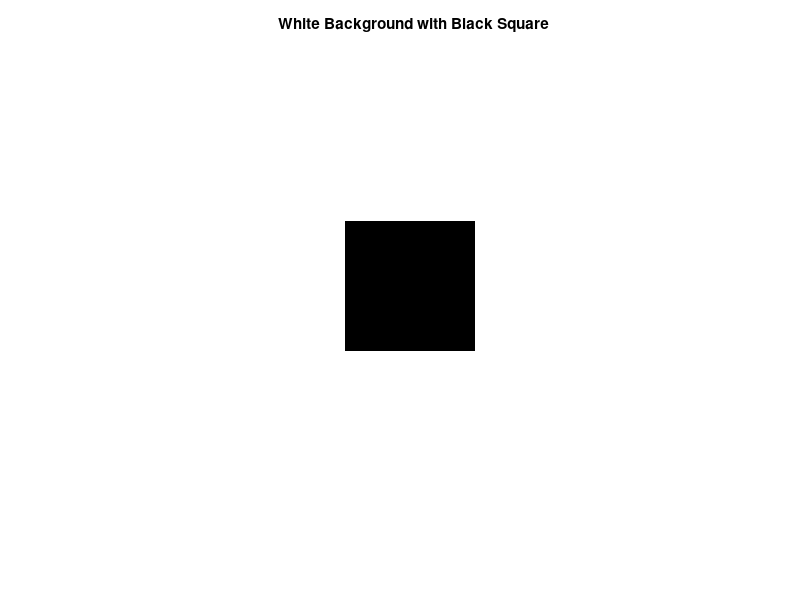

Reproduce this figure in MATLAB. (Note: this script raises an error after producing the figure.)
%% Step 1: Create white background with black square
img = ones(64, 64);             % white image
img(24:40, 24:40) = 0;          % black square in the center

figure;
imshow(img);
title('White Background with Black Square');

%% Step 2: Build Gaussian pyramid
nlev = 4;
G = create_gaussian_pyramid(img, nlev);

%% Step 3: Compute Laplacian at level 2
l = 1;
G_up = imresize(G{l+1}, size(G{l}), 'bilinear');
L = G{l} - G_up;  % Laplacian level 2

figure;

subplot(2,2,1);
imshow(img);
title('Original (White + Black Square)');

subplot(2,2,2);
imshow(mat2gray(G{l+1}));
title(sprintf('Gaussian Level %d', l));

subplot(2,2,3);
imshow(mat2gray(G_up));
title(sprintf('Upsampled G_{%d} ', l+1));

subplot(2,2,4);
imshow(mat2gray(L));
title(sprintf('Laplacian Level %d', l));

%% Step 5: Print example Laplacian values
% Inside white area
fprintf('White region L(5,5) = %.4f\n', L(5,5));

% Inside black square
fprintf('Black region L(20,20) = %.4f\n', L(20,20));

% At edge (adjust if needed to align with edge after downsampling)
fprintf('Edge region L(12,12) = %.4f\n', L(12,12));



%% Step 1: Create white background with black square

% img = im2double(rgb2gray(imread('peppers.png')));
gray_img = im2single(imread('C:\Users\nishi\Documents\TUDelft\Quarter_4\Image_Processing\input_images\input_png\stripes.png'));

figure;
imshow(gray_img);
title('White Background with Black Square');


B = locallapfilt(gray_img, 0.01, 0.5, 5);
imshow(B);

title('White Background with Black Square locallapfilt');



%%
patch = ones(10,10);
g = 1;
s = 1;
alpha = 1;
beta = 1;

remapped = remapping_function(patch, g, s, alpha, beta);
disp(remapped);  % Should all be 1s

%%
img = ones(64, 64);     % uniform white image
nlev = 5;
L = construct_laplacian_pyramid(img, nlev);
R = collapse_laplacian_pyramid(L);

disp(max(abs(R(:) - img(:))));  % should be near zero
imshow(R);

